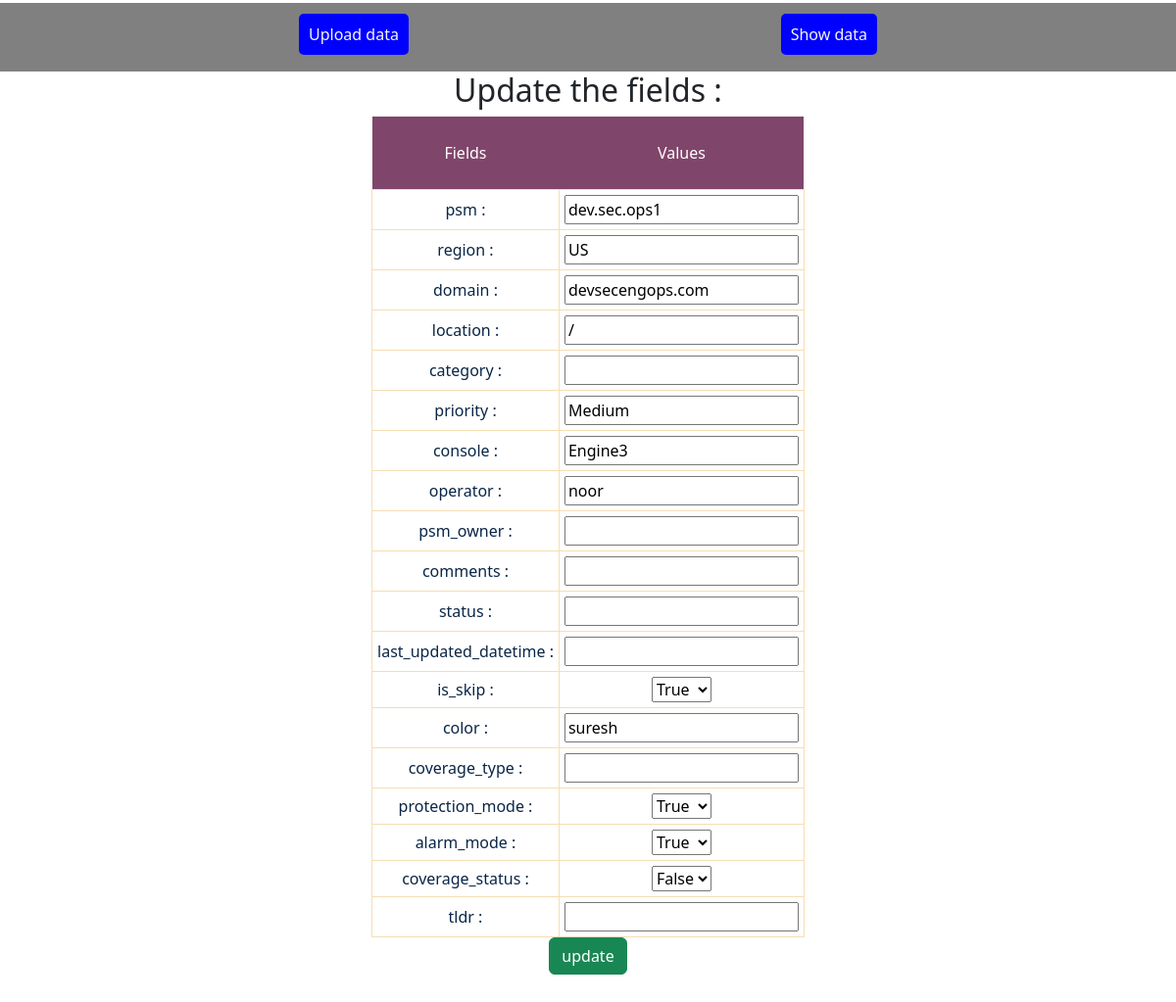
The page /edit-record/72/ on the database its author committed.
### data/models.py (models this page shows)
class Record(models.Model):
    psm = models.CharField(max_length=200, null=True)
    region = models.CharField(max_length=20, null=True)
    domain = models.URLField(max_length=200, null=True)
    location = models.CharField(max_length=200, null=True)
    category = models.CharField(max_length=100, null=True)
    priority = models.CharField(max_length=50, null=True)
    console = models.CharField(max_length=50, null=True)
    operator = models.CharField(max_length=70, null=True)
    psm_owner = models.CharField(max_length=50, null=True)
    comments = models.CharField(max_length=200, null=True)
    status = models.CharField(max_length=50, null=True)
    last_updated_datetime = models.CharField(
        max_length=200, null=True)
    is_skip = models.BooleanField(default=False, null=True)
    color = models.CharField(max_length=50, null=True)
    coverage_type = models.CharField(max_length=50, null=True)
    protection_mode = models.BooleanField(default=False, null=True)
    alarm_mode = models.BooleanField(default=False, null=True)
    coverage_status = models.BooleanField(default=False, null=True)
    tldr = models.CharField(max_length=20, null=True)
    class Meta:
        unique_together = ['psm', 'region', 'domain', 'location']

### data/views.py (the view, shortened to what this page needs)
# urls.py: path("edit-record/<int:pk>/", views.editRecord, name="editRecord"),
def editRecord(request, pk):
    if request.method == "GET":
        data = models.Record.objects.get(pk=pk)
        print(data.is_skip)
        return render(request, 'edit.html', {'data': data})

### data/templates/edit.html (shortened to what this page needs)
{% extends "base.html" %}
{% block body %}
<div style="text-align: center;">
    <h2>Update the fields :</h2>
    <form action="{% url 'editRecord' data.pk %}" method="post">
        <div>
            <table style="margin-left: auto; margin-right: auto;" class="edit-table">
                <thead style="color : white;">
                    <th>Fields</th>
                    <th>Values</th>
                </thead>
                <tbody>
                    <tr>
                        <td><label for="psm">psm : </label></td>
                        <td><input type="text" name="psm" id="psm" value="{{data.psm|default:''}}" /></td>
                    </tr>
                    <tr>
                        <td><label for="region">region : </label></td>
                        <td><input type="text" name="region" id="region" value="{{data.region|default:''}}" /></td>
                    </tr>
                    <tr>
                        <td><label for="domain">domain : </label></td>
                        <td><input type="text" name="domain" id="domain" value="{{data.domain|default:''}}" /></td>
                    </tr>
                    <tr>
                        <td><label for="location">location : </label></td>
                        <td><input type="text" name="location" id="location" value="{{data.location|default:''}}" />
                        </td>
                    </tr>
                    <tr>
                        <td><label for="category">category : </label></td>
                        <td><input type="text" name="category" id="category" value="{{data.category|default:''}}" />
                        </td>
                    </tr>
                    <tr>
                        <td><label for="priority">priority : </label></td>
                        <td><input type="text" name="priority" id="priority" value="{{data.priority|default:''}}" />
                        </td>
                    </tr>
                    <tr>
                        <td><label for="console">console : </label></td>
                        <td><input type="text" name="console" id="console" value="{{data.console|default:''}}" /></td>
                    </tr>
                    <tr>
                        <td><label for="operator">operator : </label></td>
                        <td><input type="text" name="operator" id="operator" value="{{data.operator|default:''}}" />
                        </td>
                    </tr>
                    <tr>
                        <td><label for="psm_owner">psm_owner : </label></td>
                        <td><input type="text" name="psm_owner" id="owner" value="{{data.psm_owner|default:''}}" /></td>
                    </tr>
                    <tr>
                        <td><label for="comments">comments : </label></td>
                        <td><input type="text" name="comments" id="comments" value="{{data.comments|default:''}}" />
                        </td>
                    </tr>
                    <tr>
                        <td><label for="status">status : </label></td>
                        <td>
                            <input type="text" name="status" id="status" value="{{data.status|default:''}}" />
                        </td>
                    </tr>
                    <tr>
                        <td><label for="last_updated_datetime">last_updated_datetime
                                :
                            </label></td>
                        <td><input type="text" name="last_updated_datetime" id="last_updated_datetime"
                                value="{{data.last_updated_datetime|default:''}}" /></td>
                    </tr>
                    <tr>
                        <td><label for="is_skip">is_skip : </label></td>
                        <td>
                            <select name="is_skip" id="is_skip">
                                <option value="True" {% if data.is_skip == True %}selected{% endif %}>True</option>
                            </select>
                        </td>
                    </tr>
                    <tr>
                        <td><label for="color">color : </label></td>
                        <td><input type="text" name="color" id="color" value="{{data.color|default:''}}" /></td>
                    </tr>
                    <tr>
                        <td><label for="coverage_type">coverage_type : </label></td>
                        <td><input type="text" name="coverage_type" id="coverage_type"
                                value="{{data.coverage_type|default:''}}" /></td>
                    </tr>
                    <tr>
                        <td><label for="protection_mode">protection_mode : </label></td>
                        <td>
                            <select name="protection_mode" id="protection_mode">
                                <option value="True" {% if data.protection_mode == True %}selected{% endif %}>True</option>
                            </select>
                            </td>
                    </tr>
                    <tr>
                        <td><label for="alarm_mode">alarm_mode : </label></td>
                        <td>
                            <select name="alarm_mode" id="alarm_mode">
                                <option value="True" {% if data.alarm_mode == True %}selected{% endif %}>True</option>
                            </select>
                        </td>
                    </tr>
                    <tr>
                        <td><label for="coverage_status">coverage_status : </label></td>
                        <td>
                                <select name="coverage_status" id="coverage_status">
                                    <option value="False" {% if data.coverage_status == False %}selected{% endif %}>False</option>
                                </select>
                        </td>
                    </tr>
                    <tr>
                        <td><label for="tldr">tldr : </label> </td>
                        <td><input type="text" name="tldr" id="tldr" value="{{data.tldr|default:''}}" /></td>
                    </tr>
                </tbody>
            </table>
            <button class="btn btn-success" type="submit" style="margin-bottom: 40px;">update</button>
        </div>
    </form>
</div>
{% endblock %}

### data/templates/base.html (style rules this page uses)
table td { border: 1px solid wheat; }
th { font-weight: lighter; padding: 25px; background-color: #80456b; }
td { color: #0a2647; padding: 5px; border: 1px solid rgb(232, 91, 91); }

### rows shown on the page
Record: psm "dev.sec.ops1", region "US", domain "devsecengops.com", location "/", priority "Medium", console "Engine3", operator "noor", is_skip "True", color "suresh", protection_mode "True", alarm_mode "True", coverage_status "False"
